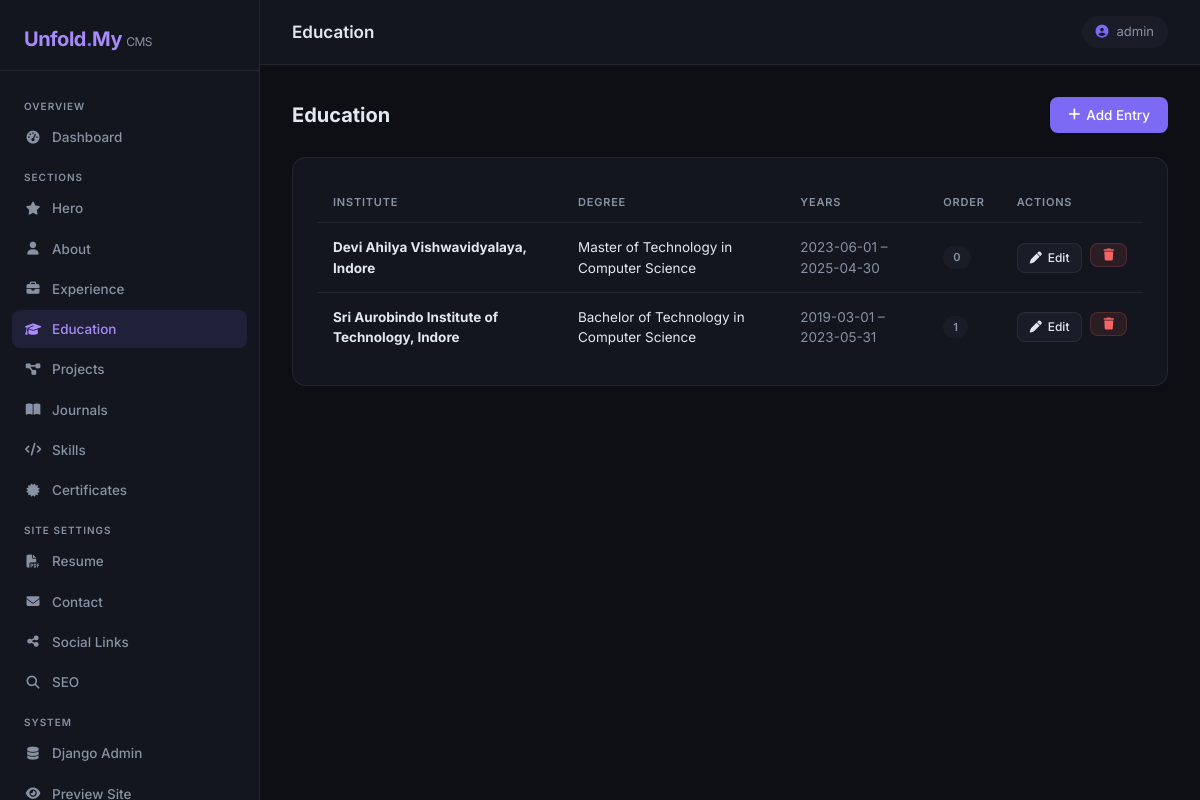
The app's page /admin-panel/education/ (signed in), older data.
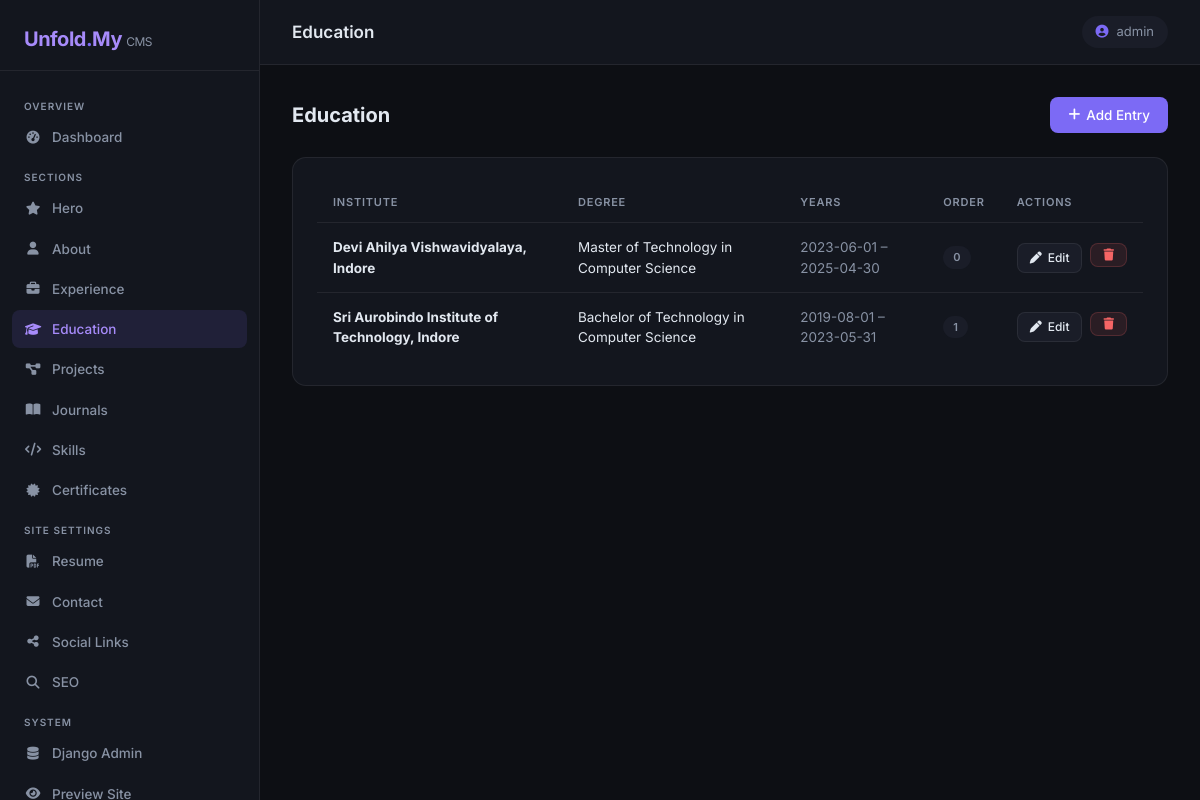
The same page, newer data.
### profile_1/models.py (models this page shows, shortened)
class Education(models.Model):
    institute = models.CharField(max_length=250)
    degree = models.CharField(max_length=250)
    start_year = models.CharField(max_length=10, default="", blank=True)
    end_year = models.CharField(max_length=10, default="", blank=True)
    percentage = models.CharField(max_length=20, blank=True)
    description = models.TextField(blank=True)
    specializations = models.JSONField(default=list, blank=True)
    display_order = models.PositiveIntegerField(default=0)
    class Meta:
        ordering = ["display_order"]

### profile_1/admin_panel/views.py (the view)
# urls.py: path("education/",         views.education_list,      name="education"),
@staff_required
def education_list(request):
    items = Education.objects.all()
    return render(request, "admin-panel/education.html", {"items": items})

### profile_1/admin_panel/views.py (called while the page is built)
def staff_required(view_func):
    @wraps(view_func)
    def wrapper(request, *args, **kwargs):
        if not (request.user.is_authenticated and request.user.is_staff):
            return redirect("admin_panel:login")
        return view_func(request, *args, **kwargs)
    return wrapper

### profile_1/templates/admin-panel/education.html (shortened to what this page needs)
{% extends "admin-panel/base.html" %}
{% block page_title_header %}Education{% endblock %}
{% block nav_education %}active{% endblock %}
{% block content %}
<div class="page-header">
  <h2>Education</h2>
  <a href="{% url 'admin_panel:education-add' %}" class="btn-panel btn-primary-panel"><i class="fa-solid fa-plus"></i> Add Entry</a>
</div>
<div class="panel-card">
  {% if items %}
  <table class="panel-table">
    <thead>
      <tr><th>Institute</th><th>Degree</th><th>Years</th><th>Order</th><th>Actions</th></tr>
    </thead>
    <tbody>
      {% for item in items %}
      <tr>
        <td><strong>{{ item.institute }}</strong></td>
        <td>{{ item.degree }}</td>
        <td style="color:var(--muted)">{{ item.start_year }} – {{ item.end_year }}</td>
        <td><span class="badge-panel badge-muted">{{ item.display_order }}</span></td>
        <td>
          <div style="display:flex;gap:8px;">
            <a href="{% url 'admin_panel:education-edit' item.pk %}" class="btn-panel btn-secondary-panel btn-sm-panel"><i class="fa-solid fa-pen"></i> Edit</a>
            <form method="post" action="{% url 'admin_panel:education-delete' item.pk %}" style="display:inline;" onsubmit="return confirm('Delete?')">
              {% csrf_token %}<button type="submit" class="btn-panel btn-danger-panel btn-sm-panel"><i class="fa-solid fa-trash"></i></button>
            </form>
          </div>
        </td>
      </tr>
      {% endfor %}
    </tbody>
  </table>
  {% else %}
  <div class="empty-state"><i class="fa-solid fa-graduation-cap"></i>No education entries yet.</div>
  {% endif %}
</div>
{% endblock %}

Row changes from the older to the newer data that the page shows:
changed Education "Sri Aurobindo Institute of Technology, Indore": start_year "2019-03-01" → "2019-08-01"
